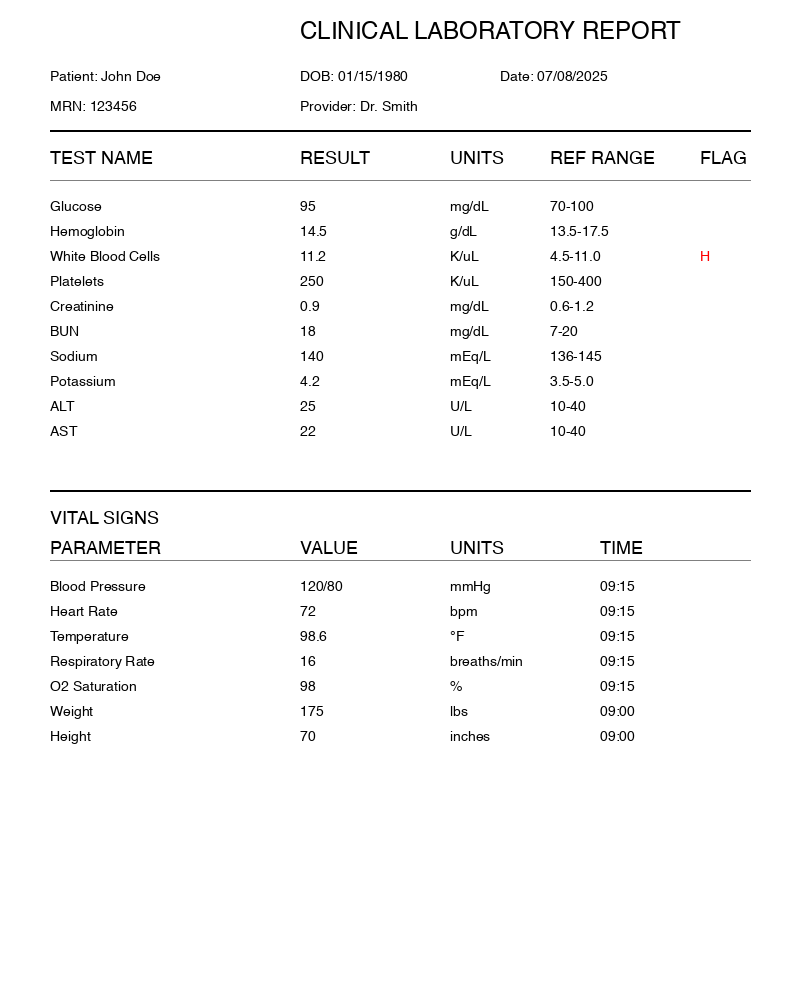
#> input picture sample_data/sample_lab_report.png, 800 x 1000 px
$ python -i ocr_handler.py   (imports and definitions only)
#> lines starting #> are read from the running program, lines starting #| are printed output that depends on the picture; after the words box and inside, x2 and y2 are one past the last pixel; in counts of white or black regions, pixels touching at a corner belong together
import pytesseract
from PIL import Image
import cv2
import numpy as np
from typing import Optional
import logging

logger = logging.getLogger(__name__)


class OCRHandler:
    """Handles OCR processing for scanned documents"""

    def __init__(self):
        # Check if tesseract is installed
        try:
            pytesseract.get_tesseract_version()
#> (this line was passed over: pytesseract is not available in this run)
        except Exception:
            logger.warning("Tesseract not found. OCR functionality will be limited.")

    def extract_text(self, image: Image.Image, preprocess: bool = True) -> str:
        """Extract text from image using OCR"""
        try:
            if preprocess:
                image = self._preprocess_image(image)

            # Perform OCR
            text = pytesseract.image_to_string(image)
            return text
        except Exception as e:
            logger.error(f"OCR extraction failed: {e}")
            return ""

    def _preprocess_image(self, image: Image.Image) -> Image.Image:
        """Preprocess image for better OCR results"""
        # Convert PIL to OpenCV format
        cv_image = cv2.cvtColor(np.array(image), cv2.COLOR_RGB2BGR)
#> cv_image is the input picture: shape (1000, 800, 3); mean R, G, B 249.1, 249.1, 249.1

        # Convert to grayscale
        gray = cv2.cvtColor(cv_image, cv2.COLOR_BGR2GRAY)

        # Apply thresholding
        _, thresh = cv2.threshold(gray, 0, 255, cv2.THRESH_BINARY + cv2.THRESH_OTSU)
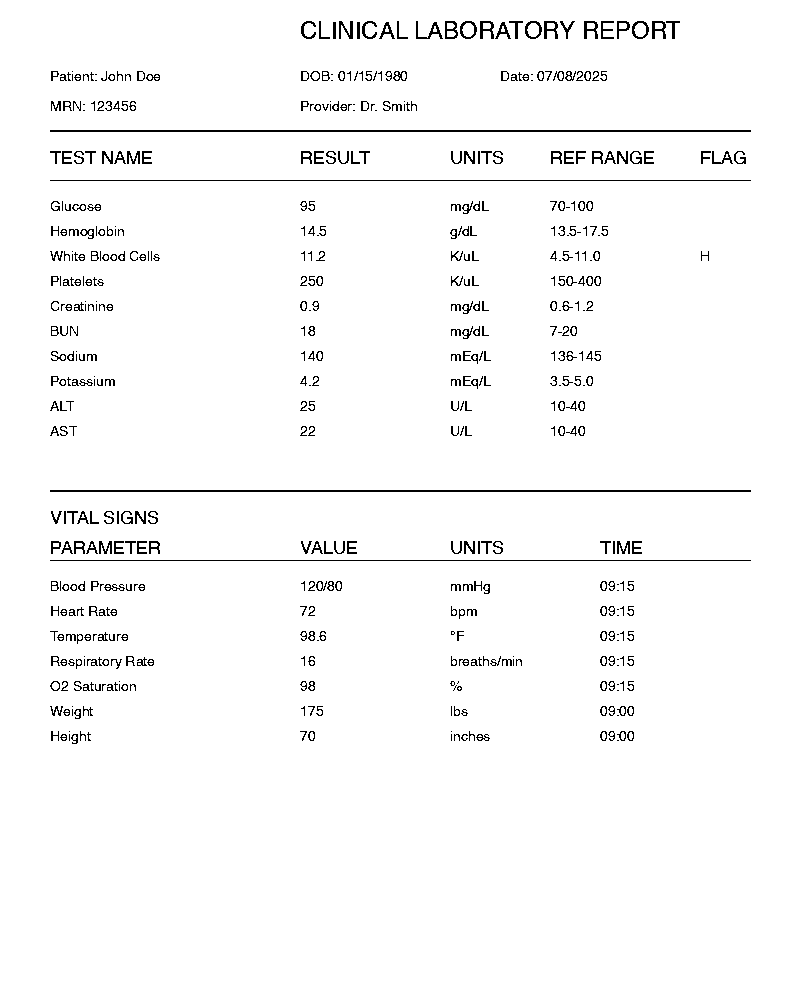
#> thresh: shape (1000, 800); 97.4% white; black in thin lines or dots, all inside (x1, y1, x2, y2) = (50, 21, 751, 744)

        # Denoise
        denoised = cv2.medianBlur(thresh, 3)
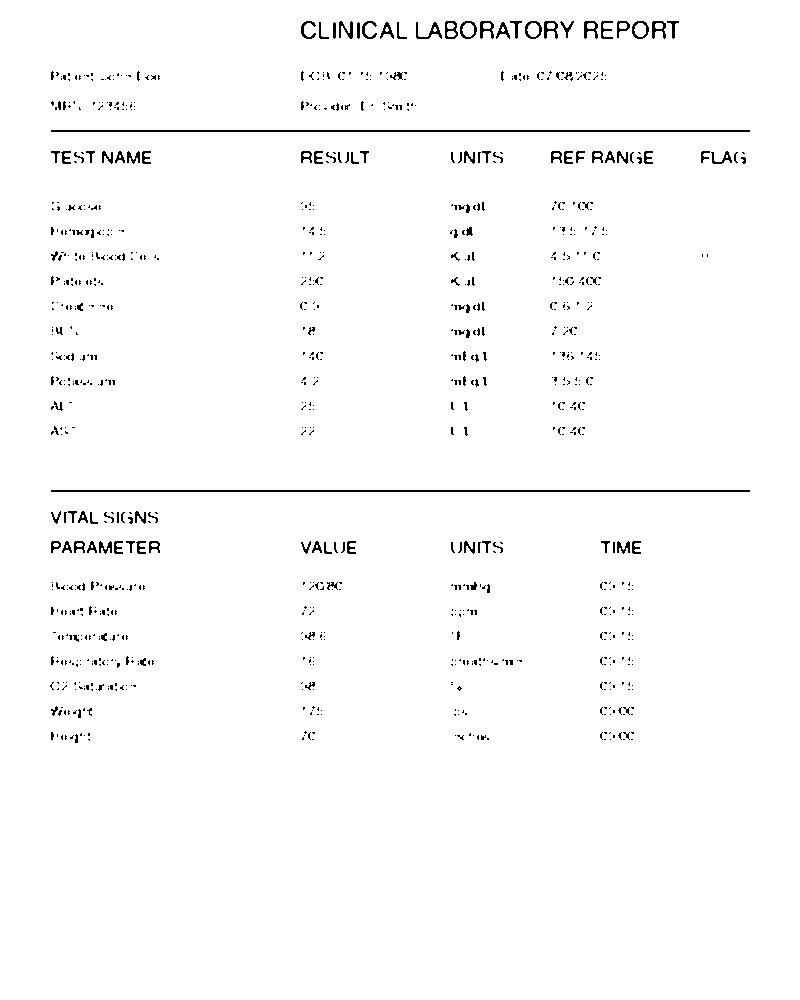
#> denoised: shape (1000, 800); 98.3% white; black in thin lines or dots, all inside (x1, y1, x2, y2) = (50, 21, 750, 743)

        # Convert back to PIL
        return Image.fromarray(denoised)

>>> import cv2
>>> picture = cv2.cvtColor(cv2.imread('../../sample_data/sample_lab_report.png'), cv2.COLOR_BGR2RGB)
#> (the run stopped early here; a loop or call above may not have finished)
